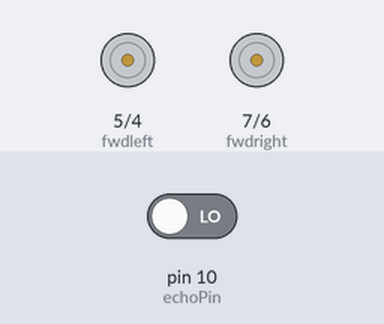
This sketch was run on a simulated Arduino Uno, built with avr-gcc and run on an emulated ATmega328P. Parts: motor-driver pin pairs drawn as motors (green arrow = first pin HIGH = forward, orange = second pin HIGH = backward, longer = more drive). The inputs (shaded band) are chosen by the test bench; at power-on: pin 10 (echoPin) LOW. Random numbers use the default seed unless the sketch sets one.

Above: at 1.5 s.
At 2.5 s:
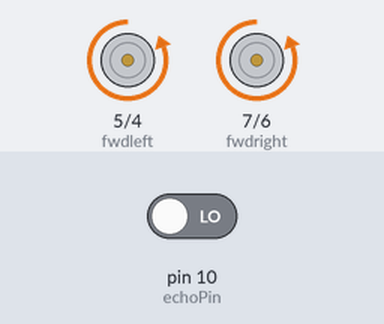
At 3.6 s:
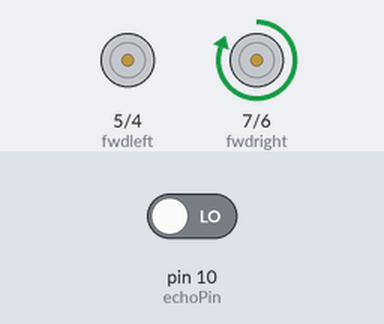
Timing chart, 0 to 6.8 s (numbered marks = the images above):
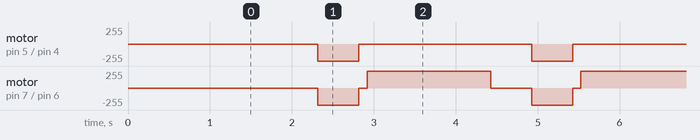

The sketch:

Obstacle_Avoiding_Robot_Arduino.ino
```cpp
/* Obstacle Avoiding Robot Using Ultrasonic Sensor and Arduino

* Iotian Hub(www.iotianhub.com)

*/

int trigPin = 9; // trig pin of HC-SR04

int echoPin = 10; // Echo pin of HC-SR04

int revleft = 4; //Reverse motion of Left motor

int revright = 6; //Reverse motion of Right motor

int fwdleft = 5; //Forward motion of Left motor

int fwdright = 7; //Forward motion of Right motor

long duration, distance;

void setup() {

delay(random(500,2000)); // delay for random time

Serial.begin(9600);

pinMode(revleft, OUTPUT); // set Motor pins as output

pinMode(fwdleft, OUTPUT);

pinMode(revright, OUTPUT);

pinMode(fwdright, OUTPUT);

pinMode(trigPin, OUTPUT); // set trig pin as output

pinMode(echoPin, INPUT);  //set echo pin as input to capture reflected waves

}

void loop() {

digitalWrite(trigPin, LOW);

delayMicroseconds(2);

digitalWrite(trigPin, HIGH); // send waves for 10 us

delayMicroseconds(10);

duration = pulseIn(echoPin, HIGH); // receive reflected waves

distance = duration / 58.2; // convert to distance

delay(10); // If you dont get proper movements of your robot then alter the pin numbers

if (distance > 19)

{

digitalWrite(fwdright, HIGH);  // move forward

digitalWrite(revright, LOW);

digitalWrite(fwdleft, HIGH);

digitalWrite(revleft, LOW);

}

if (distance < 18)

{

digitalWrite(fwdright, LOW); //Stop

digitalWrite(revright, LOW);

digitalWrite(fwdleft, LOW);

digitalWrite(revleft, LOW);

delay(500);

digitalWrite(fwdright, LOW); //move backword

digitalWrite(revright, HIGH);

digitalWrite(fwdleft, LOW);

digitalWrite(revleft, HIGH);

delay(500);

digitalWrite(fwdright, LOW); //Stop

digitalWrite(revright, LOW);

digitalWrite(fwdleft, LOW);

digitalWrite(revleft, LOW);

delay(100);

digitalWrite(fwdright, HIGH);

digitalWrite(revright, LOW);

digitalWrite(revleft, LOW);

digitalWrite(fwdleft, LOW);

delay(500);

}

}
```

Measured:
- by itself, motor on pin 5 (fwdleft) / pin 4 (revleft): alternates backward 255/255 for 0.50 s and stopped for 2.1 s
- by itself, motor on pin 7 (fwdright) / pin 6 (revright): repeats every 2.6 s: stopped 0.10 s, forward 255/255 1.5 s, stopped 0.50 s, backward 255/255 0.50 s
